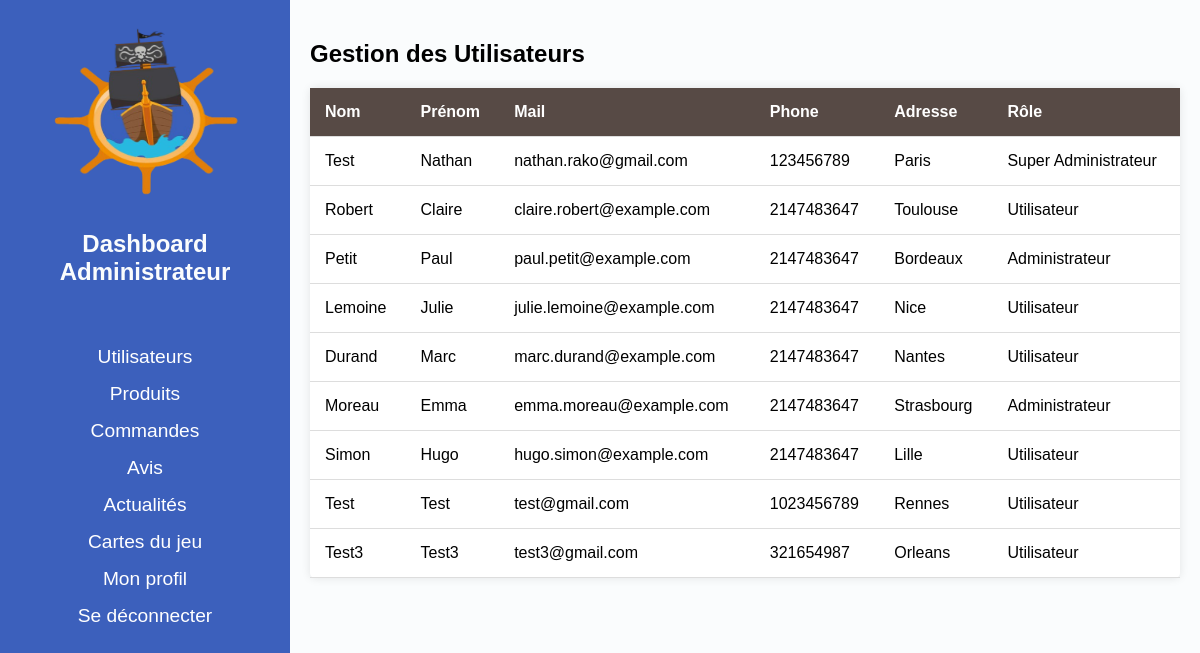
Screenshot of /pages/admin/dashboard.php (signed in) with the database file from the repository.
### tables this page shows
CREATE TABLE IF NOT EXISTS `users` (
  `id` int NOT NULL AUTO_INCREMENT,
  `name` varchar(100) NOT NULL,
  `firstname` varchar(100) NOT NULL,
  `password` varchar(255) NOT NULL,
  `mail` varchar(255) NOT NULL,
  `phone` int NOT NULL,
  `location` varchar(255) NOT NULL,
  `role` int NOT NULL,
  PRIMARY KEY (`id`)
);

### config/controller/PDOUtils.php (called while the page is built, shortened)
<?php
class PDOUtils {
    private $pdo_;
    private static $sharedInstance_;
    private function __construct() {
        $environments = [
           'development' => [
               'host' => 'localhost',
               'dbname' => 'workshop-ico',
               'username' => 'root',
               'password' => '',
           ],
           'production' => [
               'host' => 'localhost',
               'dbname' => 'u611341706_ico_workshop',
               'username' => 'u611341706_ico',
               'password' => 'Asking@1234',
           ],
       ];
       $environment = 'production';
       $dbConfig = $environments[$environment];
       $dsn = "mysql:host={$dbConfig['host']};dbname={$dbConfig['dbname']};charset=utf8";
       $this->pdo_ = new PDO($dsn, $dbConfig['username'], $dbConfig['password'], [
           PDO::MYSQL_ATTR_INIT_COMMAND => 'SET NAMES utf8',
       ]);
       }
        public static function getSharedInstance()
        {
            if (!isset(PDOUtils::$sharedInstance_)) {
                PDOUtils::$sharedInstance_ = new PDOUtils();
            }
            return PDOUtils::$sharedInstance_;
        }
        public function requestSQL($sql, $params = null) {
            $statement = $this->pdo_->prepare($sql);
            if ($statement) {
                if ($statement->execute($params)) {
                    $result = $statement->fetchAll(PDO::FETCH_ASSOC);
                    return $result;
                } else {
                    throw new Exception('Erreur lors de l\'exécution de la requête : ' . implode(", ", $statement->errorInfo()));
                }
            } else {
                throw new Exception('Erreur lors de la préparation de la requête : ' . implode(", ", $this->pdo_->errorInfo()));
            }
        }
}

### config/controller/UserController.php (called while the page is built, shortened)
<?php
class UserController {
    public static function getAllUsers() {
        $pdo = PDOUtils::getSharedInstance();
        $results = $pdo->requestSQL('SELECT id, name, firstname, mail, phone, location, role FROM users');
        return $results;
    }
}

### config/model/User.php (called while the page is built, shortened)
<?php
class User {
    private $role_;
    public function getRole() {
        return $this->role_;
    }
}

### pages/admin/dashboard.php (the view, shortened to what this page needs)
<!DOCTYPE html>
<html lang="en">
<head>
    <link rel="stylesheet" href="../../ressources/css/dashboard.css">
</head>
<body>
<?php
$user = unserialize($_SESSION['user']);
$superadmin = ($user->getRole() === 2);
$users = UserController::getAllUsers();
?>
<div class="dashboard-container">
    <aside class="sidebar">
        <div class="logo">
            <a href="../home.php"><img src="../../ressources/images/logo.png"></a>
        </div>
        <h2>Dashboard Administrateur</h2>
        <nav>
            <ul>
                <li><a href="#users" onclick="showSectionDashboard('users')">Utilisateurs</a></li>
                <li><a href="#products" onclick="showSectionDashboard('products')">Produits</a></li>
                <li><a href="#orders" onclick="showSectionDashboard('orders')">Commandes</a></li>
                <li><a href="#feedbacks" onclick="showSectionDashboard('feedbacks')">Avis</a></li>
                <li><a href="#news" onclick="showSectionDashboard('news')">Actualités</a></li>
                <li><a href="#cards" onclick="showSectionDashboard('cards')">Cartes du jeu</a></li>
                <li><a href="../profil.php">Mon profil</a></li>
                <li><a href="../../routes/user.php?id=logout">Se déconnecter</a></li>
            </ul>
        </nav>
    </aside>
    <main class="dashboard-content">
        <section id="users" class="dashboard-section">
            <h2>Gestion des Utilisateurs</h2>
            <table class="dashboard-table">
                <thead>
                    <tr>
                        <th>Nom</th>
                        <th>Prénom</th>
                        <th>Mail</th>
                        <th>Phone</th>
                        <th>Adresse</th>
                        <th>Rôle</th>
                    </tr>
                </thead>
                <tbody>
                    <?php foreach($users as $user): ?>
                        <tr>
                            <td><?= $user['name']?></td>
                            <td><?= $user['firstname']?></td>
                            <td><?= $user['mail']?></td>
                            <td><?= $user['phone']?></td>
                            <td><?= $user['location']?></td>
                            <td>
                                <?php if ($superadmin): ?>
                                    <form method="POST" action="../../routes/user.php?id=updateRole">
                                        <input type="hidden" name="id_user" value="<?= $user['id'] ?>">
                                        <select name="role">
                                            <option value="0" <?= $user['role'] == 0 ? 'selected' : '' ?>>Utilisateur</option>
                                            <option value="1" <?= $user['role'] == 1 ? 'selected' : '' ?>>Admin</option>
                                            <option value="2" <?= $user['role'] == 2 ? 'selected' : '' ?>>Super Admin</option>
                                        </select>
                                        <button type="submit" class="edit-btn">Modifier</button>
                                    </form>
                                    <form method="POST" action="../../routes/user.php?id=deleteUser" onsubmit="return confirm('Supprimer cet utilisateur ?');">
                                        <input type="hidden" name="id" value="<?= $user['id'] ?>">
                                        <button type="submit" class="delete-btn">Supprimer</button>
                                    </form>
                                <?php else: ?>
                                    <?= $user['role'] == 0 ? 'Utilisateur' : ($user['role'] == 1 ? 'Administrateur' : 'Super Administrateur') ?>
                                <?php endif; ?>
                            </td>
                        </tr>
                    <?php endforeach; ?>
                </tbody>
            </table>
        </section>
    </main>
</div>
</body>
</html>

### ressources/css/dashboard.css (style rules this page uses)
body { font-family: Arial, sans-serif; margin: 0; padding: 0; background-color: #fafcfd; }
.dashboard-container { display: flex; height: 100vh; }
.sidebar { width: 250px; background-color: #3c60bc; color: white; padding: 20px; }
.logo { width: 100%; height: 25%; }
.logo img { width: 100%; height: 100%; }
.sidebar h2 { text-align: center; margin-bottom: 20px; font-size: 1.5rem; color: #fafcfd; }
.sidebar nav { margin-top: 60px; text-align: center; }
.sidebar nav ul { list-style: none; padding: 0; }
.sidebar nav ul li { margin: 15px 0; }
.sidebar nav ul li a { color: white; text-decoration: none; font-size: 1.2rem; transition: 0.3s; }
.dashboard-content { flex: 1; padding: 20px; overflow-y: auto; background-color: #fafcfd; }
.dashboard-table { width: 100%; border-collapse: collapse; background: white; border-radius: 5px; box-shadow: 0 0 10px rgba(0, 0, 0, 0.1); }
.dashboard-table th, .dashboard-table td { padding: 15px; text-align: left; border-bottom: 1px solid #ddd; }
.dashboard-table th { background-color: #574a45; color: white; }

### rows the page displays
users: name "Test", firstname "Nathan", mail "nathan.rako@gmail.com", phone "123456789", location "Paris", role "Super Administrateur"
users: name "Robert", firstname "Claire", mail "claire.robert@example.com", phone "2147483647", location "Toulouse", role "Utilisateur"
users: name "Petit", firstname "Paul", mail "paul.petit@example.com", phone "2147483647", location "Bordeaux", role "Administrateur"
users: name "Lemoine", firstname "Julie", mail "julie.lemoine@example.com", phone "2147483647", location "Nice", role "Utilisateur"
users: name "Durand", firstname "Marc", mail "marc.durand@example.com", phone "2147483647", location "Nantes", role "Utilisateur"
users: name "Moreau", firstname "Emma", mail "emma.moreau@example.com", phone "2147483647", location "Strasbourg", role "Administrateur"
users: name "Simon", firstname "Hugo", mail "hugo.simon@example.com", phone "2147483647", location "Lille", role "Utilisateur"
users: name "Test", firstname "Test", mail "test@gmail.com", phone "1023456789", location "Rennes", role "Utilisateur"
users: name "Test3", firstname "Test3", mail "test3@gmail.com", phone "321654987", location "Orleans", role "Utilisateur"
